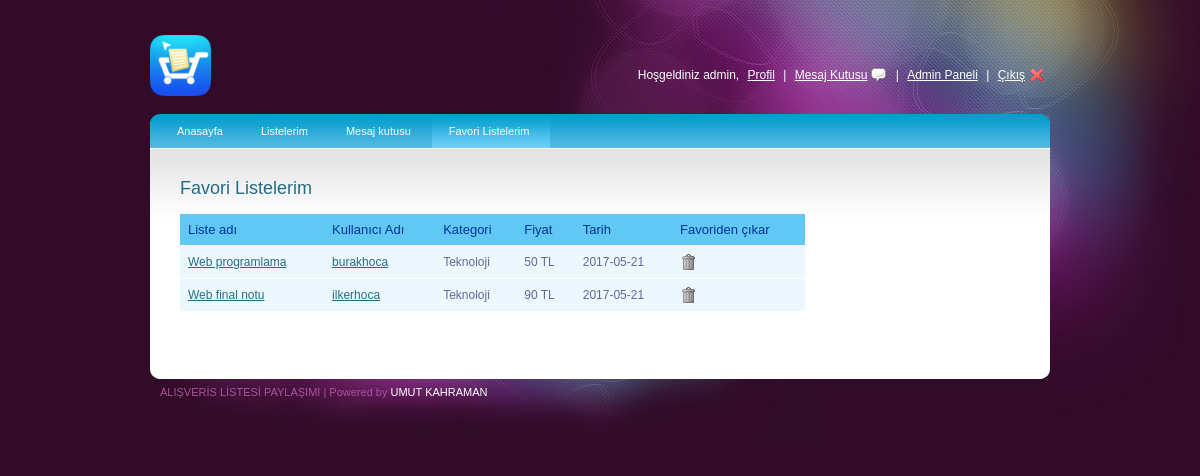
The page /favoriler.php (signed in) on the database its author committed.
### tables this page shows
CREATE TABLE `kisi` (
  `ID` int(11) NOT NULL,
  `AdSoyad` varchar(60) DEFAULT NULL,
  `Rol` int(11) DEFAULT NULL,
  `Telefon` varchar(11) DEFAULT NULL,
  `Foto` varchar(50) DEFAULT NULL,
  `Cinsiyet` int(11) DEFAULT NULL,
  `KullAdi` varchar(60) DEFAULT NULL,
  `Sifre` varchar(100) DEFAULT NULL,
  `Email` varchar(60) DEFAULT NULL
);

CREATE TABLE `liste` (
  `ID` int(11) NOT NULL,
  `KullaID` int(11) DEFAULT NULL,
  `KategoriID` int(11) DEFAULT NULL,
  `Icerik` text,
  `KayitTarihi` date DEFAULT NULL,
  `ListeAdi` varchar(50) DEFAULT NULL,
  `Fiyat` int(11) DEFAULT NULL
);

CREATE TABLE `kategori` (
  `ID` int(11) NOT NULL,
  `KategoriAdi` varchar(60) NOT NULL
);

### favoriler.php (the view, shortened to what this page needs)
<?php
$kullaniciID=@$_SESSION["id"];
$listeler=mysql_query("SELECT kisi.KullAdi,liste.ID, liste.KayitTarihi, liste.Fiyat, kategori.KategoriAdi, liste.ListeAdi, kisi.ID as kisiID FROM favori INNER JOIN liste ON favori.Liste_ID=liste.ID INNER JOIN kategori ON kategori.ID=liste.KategoriID INNER JOIN kisi ON kisi.ID=liste.KullaID WHERE favori.Kisi_ID='$kullaniciID'");
?>
<!DOCTYPE html PUBLIC "-//W3C//DTD XHTML 1.0 Transitional//EN" "http://www.w3.org/TR/xhtml1/DTD/xhtml1-transitional.dtd">
<html xmlns="http://www.w3.org/1999/xhtml">
<head>
    <link rel="stylesheet" type="text/css" href="style.css" />
    <link rel="stylesheet" type="text/css" media="all" href="niceforms-default.css" />
</head>
<body>
<div id="main_container">
    <?php include 'header.php' ?>
    <br>
    <div class="main_content">
        <div class="menu">
            <ul>
                <li><a href="index.php">Anasayfa</a></li>
                <li><a href="listelerim.php">Listelerim</a>
                </li>
                <li><a href="mesajlar.php">Mesaj kutusu</a>
                </li>
                <li><a class="current" href="favoriler.php">Favori Listelerim</a></li>
            </ul>
        </div>
        <div class="center_content">
            <div class="right_content">
                <h2>Favori Listelerim</h2>
                <table id="rounded-corner">
                    <thead>
                    <tr>
                        <th scope="col" class="rounded">Liste adı</th>
                        <th scope="col" class="rounded">Kullanıcı Adı</th>
                        <th scope="col" class="rounded">Kategori</th>
                        <th scope="col" class="rounded">Fiyat</th>
                        <th scope="col" class="rounded">Tarih</th>
                        <th scope="col" class="rounded">Favoriden çıkar</th>
                    </tr>
                    </thead>
                    <tbody>
                    <?php
                    while($listeOku = mysql_fetch_assoc($listeler))
                    { ?>
                        <tr>
                            <td><a href="./listele.php?id=<?php echo "$listeOku[ID]" ?>"><?php echo "$listeOku[ListeAdi]"?></a></td>
                            <td><a href="./profilGoruntule.php?id=<?php echo "$listeOku[kisiID]"?>"><?php echo "$listeOku[KullAdi]";?></a></td>
                            <td><?php echo "$listeOku[KategoriAdi]";?></td>
                            <td><?php echo "$listeOku[Fiyat]";?> TL</td>
                            <td><?php echo "$listeOku[KayitTarihi]";?></td>
                            <td><a href="./favoriler.php?id=<?php echo "$listeOku[ID]" ?>" class="ask"><img src="images/trash.png" alt="" title="" border="0" /></a></td>
                        </tr>
                        <?php
                    }
                    ?>
                    </tbody>
                </table>
            </div>
        </div>
    </div>
    <div class="footer">
        <div class="left_footer">ALIŞVERİS LİSTESİ PAYLAŞIMI | Powered by <a href="http://twitter.com/hopehero3">UMUT KAHRAMAN</a></div>
    </div>
</div>
</body>
</html>

### style.css (style rules this page uses)
body { background:url(images/bg.jpg) no-repeat center top #310b28; font-family:Arial, Helvetica, sans-serif; padding:0; font-size:12px; margin:0 auto; color: #0e4354; }
a { color:#256c89; }
h2 { font-size:18px; color:#256c89; font-weight:normal; padding:0px 0 15px 0; margin:0px; clear:both; }
#main_container { margin:0 auto; width:900px; padding:0px 0 0px 0; }
.main_content { margin:0 auto; width:900px; height:auto; padding:0px 0 50px 0; background:url(images/menu_bg.jpg) no-repeat center top #fff; }
.footer { width:900px;height:87px;background:url(images/footer_bg.jpg) no-repeat center top; }
.left_footer { float:left;padding:25px 0 0 10px;color:#a8549b;font-size:11px; }
.left_footer a { color:#FFFFFF;text-decoration:none; }
.menu { font-size:11px;padding:0px 10px 0 10px; float:left; width:880px; }
.menu ul { padding:0;margin:0;list-style-type:none; height:34px; }
.menu ul li { float:left;height:34px;line-height:34px; }
.menu a, .menu a:visited { display:block;float:left;height:100%;font-size:11px;text-decoration:none;color:#fff;padding:0 21px 0 17px; }
.menu a.current { background:url(images/menu_bg.gif) repeat-x center; }
.center_content { clear:both; }
.right_content { width:625px; float:left; padding:30px 0 0 30px; }
#rounded-corner { margin:0px; width:625px; text-align: left; border-collapse: collapse; }
#rounded-corner th { padding: 8px; font-weight: normal; font-size: 13px; color: #039; background: #60c8f2; }
#rounded-corner td { padding: 8px; background: #ecf8fd; border-top: 1px solid #fff; color: #669; }

### rows shown on the page
kisi: liste.ListeAdi "Web programlama", KullAdi "burakhoca", kategori.KategoriAdi "Teknoloji", liste.Fiyat "50", liste.KayitTarihi "2017-05-21"
kisi: liste.ListeAdi "Web final notu", KullAdi "ilkerhoca", kategori.KategoriAdi "Teknoloji", liste.Fiyat "90", liste.KayitTarihi "2017-05-21"

### other values the page prints
$_SESSION["kadi"] "admin"
